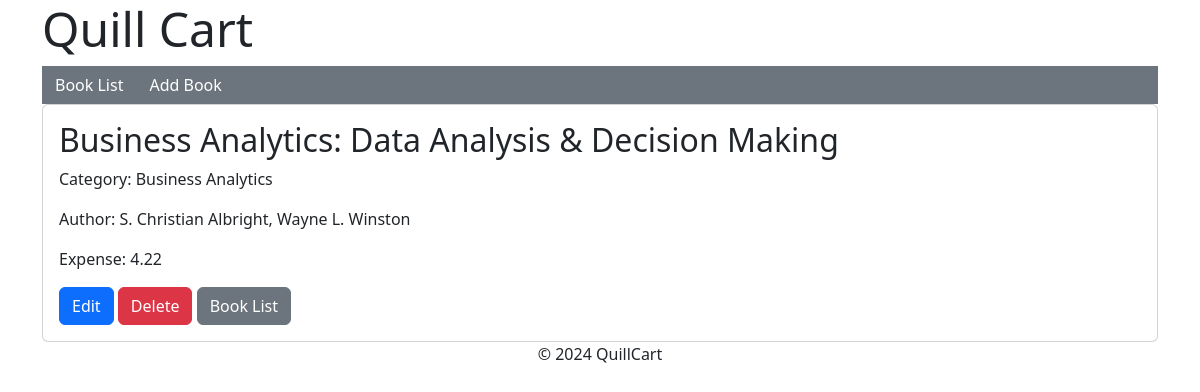
/books/9781337225274/, run on the app's committed database.
### quillcart/models.py (models this page shows, shortened)
class Book(models.Model):
    custom_id = models.DecimalField(max_digits=20, decimal_places=0, primary_key=True)
    title = models.CharField(max_length=255)
    subtitle = models.CharField(max_length=255, null=True, blank=True)
    authors = models.CharField(max_length=255)
    publisher = models.CharField(max_length=255)
    published_date = models.DateField()
    category = models.CharField(max_length=255)
    distribution_expense = models.DecimalField(max_digits=5, decimal_places=2)

### quillcart/views.py (the view)
# urls.py: path('books/<int:book_id>/', views.view_book, name='view_book'),
def view_book(request, book_id):
    book = get_object_or_404(Book, custom_id=book_id)
    return render(request, 'quillcart//view_book.html', {'book': book})

### quillcart/templates/quillcart/view_book.html (shortened to what this page needs)
{% extends "base.html" %}
{% block content %}
    <div class="card">
        <div class="card-body">
            <h2 class="card-title">{{ book.title }}</h2>
            <p class="card-text">Category: {{ book.category }}</p>
            <p class="card-text">Author: {{ book.authors }}</p>
            <p class="card-text">Expense: {{ book.distribution_expense }}</p>
            <a class="btn btn-primary" href="{% url 'quillcart:update_book' book.custom_id %}">Edit</a>
            <a class="btn btn-danger" href="{% url 'quillcart:delete_book' book.custom_id %}">Delete</a>
            <a class="btn btn-secondary" href="{% url 'quillcart:book_list' %}">Book List</a>
        </div>
    </div>
{% endblock %}

### data on the page
Book: title "Business Analytics: Data Analysis & Decision Making", category "Business Analytics", authors "S. Christian Albright, Wayne L. Winston", distribution_expense "4.22"
